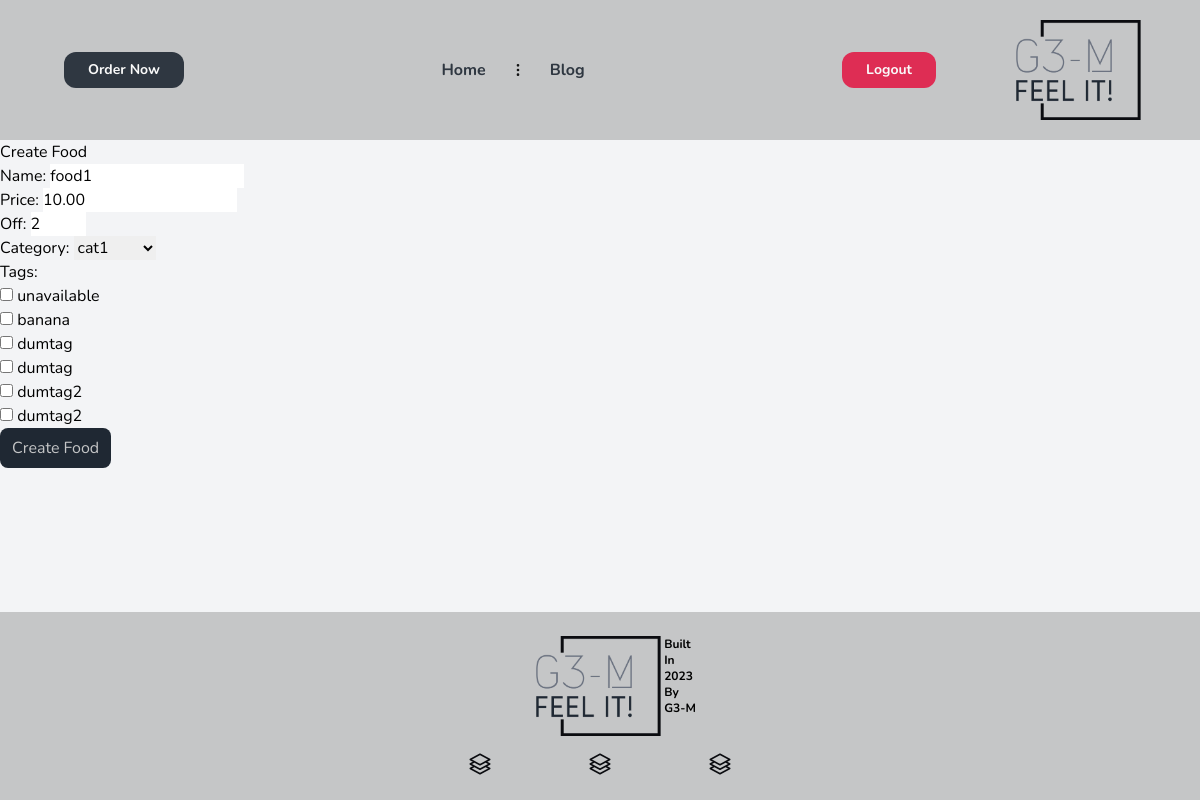
The app's page /foods/update-food/1 (signed in), older data.
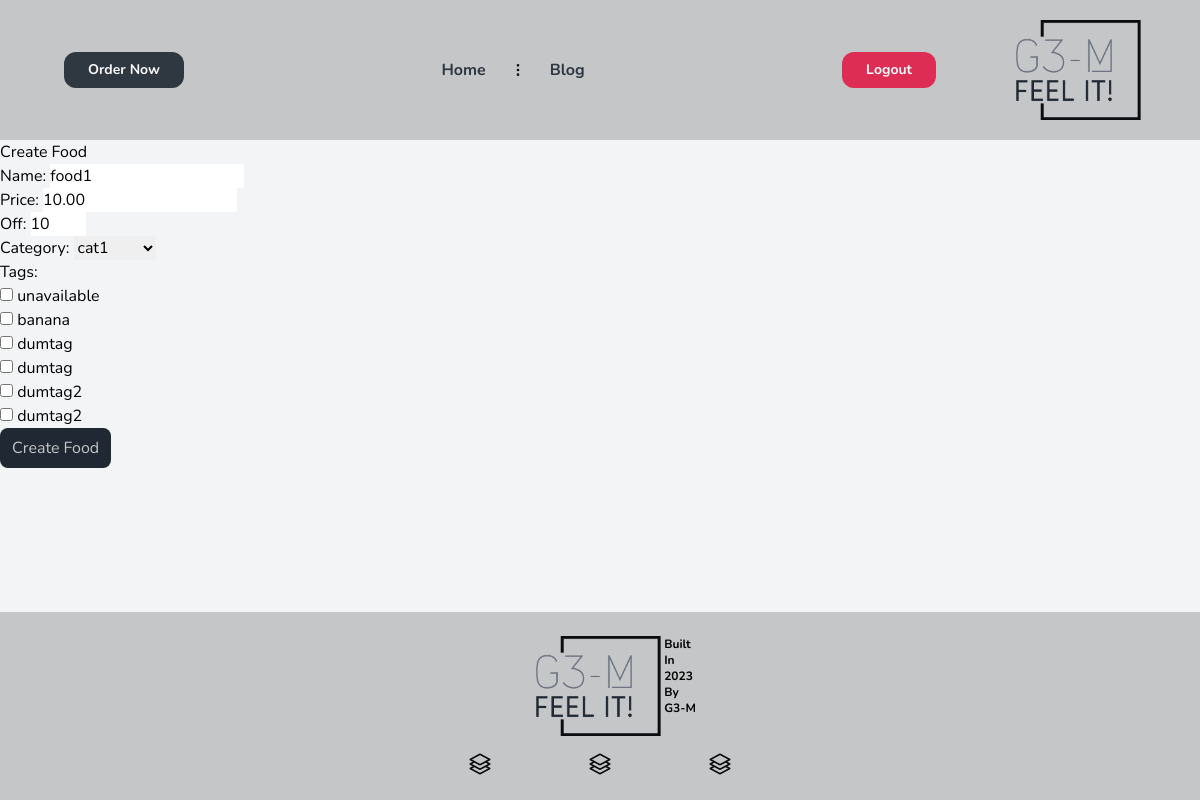
The same page, newer data.
### foodmenu/models.py (models this page shows, shortened)
class Food(BaseModel):
    name = models.CharField(max_length=100)
    price = models.DecimalField(max_digits=10, decimal_places=2)
    availability = models.BooleanField(default=True)
    off = models.PositiveSmallIntegerField(default=0)
    category = models.ForeignKey('Category', on_delete=models.PROTECT)

class Category(BaseModel):
    name = models.CharField(max_length=100, unique=True)
    parent = models.ForeignKey('self', on_delete=models.CASCADE, null=True, blank=True, related_name='subcategories')
    def __str__(self):
        return self.name

### foodmenu/views.py (the view, shortened to what this page needs)
# urls.py: path('update-food/<int:pk>', views.UpdateFoodView.as_view(), name='update-food'),
class UpdateFoodView(View):
    template_name = 'Food_CreateFoodTemplate.html'
    @staff_or_superuser_required
    def get(self, request, pk):
        food_object = Food.objects.get(pk=pk)
        form = FoodCreateForm(instance=food_object)
        associated_tags = TaggedItem.objects.get_tags_for(Food, food_object.id).values_list('tag', flat=True)
        form.fields['tags'].initial = associated_tags
        return render(request, self.template_name, {'form': form})

### foodmenu/forms.py
class FoodCreateForm(forms.ModelForm):
    tags = forms.ModelMultipleChoiceField(
        queryset=Tag.objects.all(),
        widget=forms.CheckboxSelectMultiple,
        required=False,
    )
    off = forms.IntegerField(max_value=100,min_value=0)
    price = forms.DecimalField(max_value=10000, min_value=0)
    class Meta:
        model = Food
        fields = ['name', 'price', 'off', 'category', 'tags']

### core/models.py (called while the page is built)
    def get_queryset(self):
        return super().get_queryset().filter(deleted_at__isnull=True)

### tag/models.py (called while the page is built)
    @staticmethod
    def get_tags_for(obj_type, obj_id):
        content_type = ContentType.objects.get_for_model(obj_type)
        return TaggedItem.objects.select_related('tag') .filter(content_type=content_type, object_id=obj_id)

    def __str__(self) -> str:
        return self.label

### utils.py (called while the page is built)
def is_staff_or_superuser(user):
    return user.is_active and (user.is_staff or user.is_superuser)

### templates/Food_CreateFoodTemplate.html (shortened to what this page needs)
{% extends "base.html" %}
{% block content %}
  <h2>Create Food</h2>
  <form method="post" action="">
    {{ form.as_p }}
      <button class="forms-submit" type="submit">Create Food</button>
  </form>
{% endblock %}

Row changes from the older to the newer data that the page shows:
changed Food "cat1": off "2" → "10"
